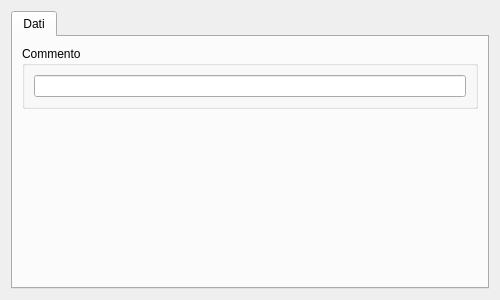
<?xml version="1.0" encoding="UTF-8"?>
<ui version="4.0">
 <class>AccountingItemCommentGUI</class>
 <widget class="QWidget" name="AccountingItemCommentGUI">
  <property name="geometry">
   <rect>
    <x>0</x>
    <y>0</y>
    <width>500</width>
    <height>300</height>
   </rect>
  </property>
  <property name="windowTitle">
   <string>Voce di computo - Dati</string>
  </property>
  <layout class="QGridLayout" name="gridLayout_2">
   <item row="0" column="0">
    <widget class="QTabWidget" name="tabWidget">
     <property name="currentIndex">
      <number>0</number>
     </property>
     <widget class="QWidget" name="dataTab">
      <attribute name="title">
       <string>Dati</string>
      </attribute>
      <layout class="QGridLayout" name="gridLayout_5">
       <item row="1" column="0">
        <spacer name="verticalSpacer">
         <property name="orientation">
          <enum>Qt::Vertical</enum>
         </property>
         <property name="sizeHint" stdset="0">
          <size>
           <width>20</width>
           <height>113</height>
          </size>
         </property>
        </spacer>
       </item>
       <item row="0" column="0">
        <widget class="QGroupBox" name="titleGroupBox">
         <property name="title">
          <string>Commento</string>
         </property>
         <layout class="QGridLayout" name="gridLayout">
          <item row="0" column="0">
           <widget class="QLineEdit" name="titleLineEdit"/>
          </item>
         </layout>
        </widget>
       </item>
      </layout>
     </widget>
    </widget>
   </item>
  </layout>
 </widget>
 <resources/>
 <connections/>
</ui>
